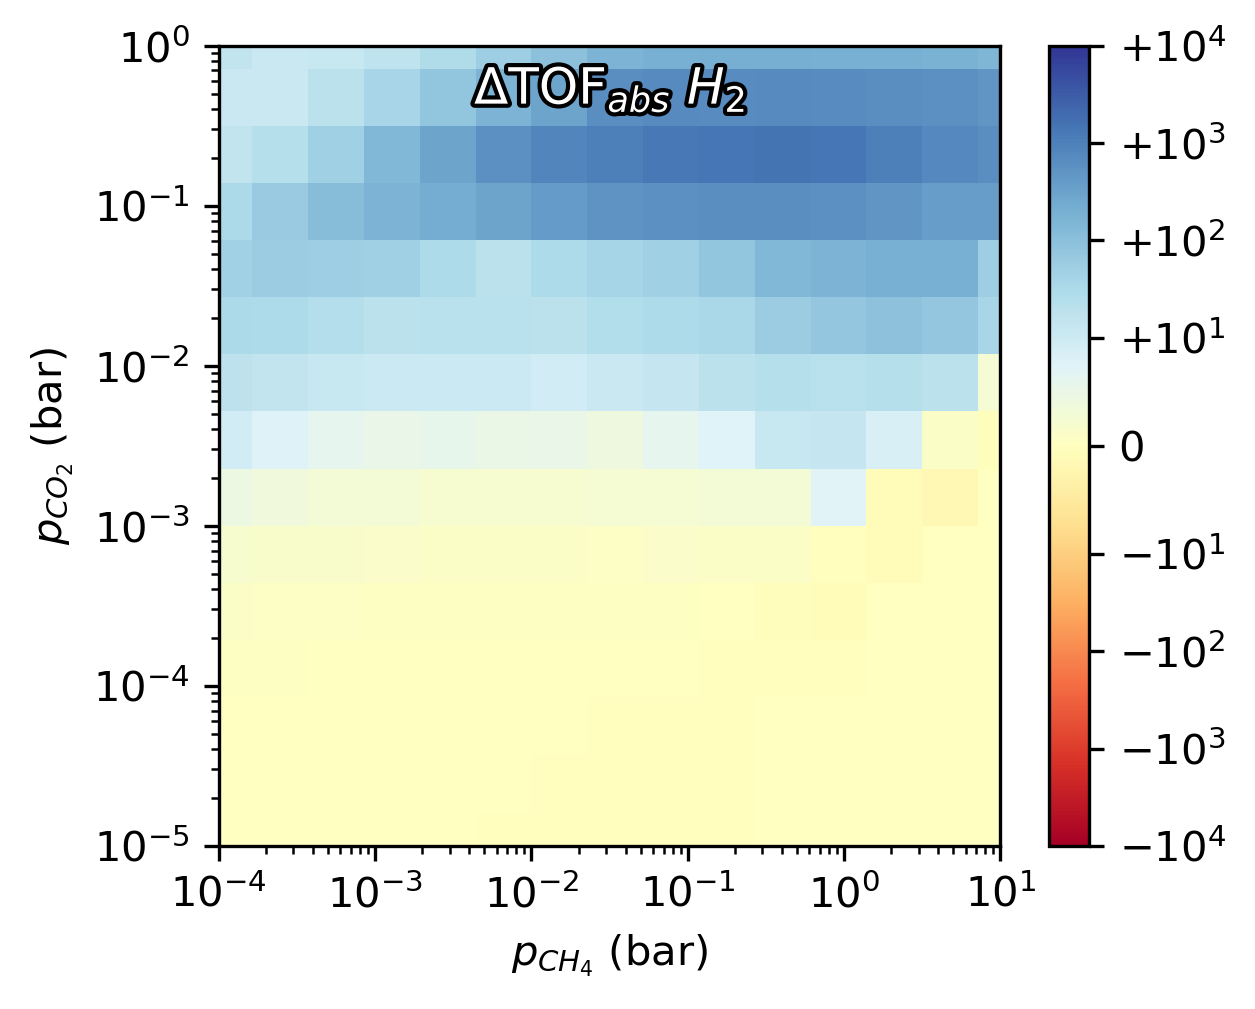

Recreate this plot in Python.
import numpy as np
import matplotlib.pyplot as plt
from zacrostools.heatmaps.dtof import plot_dtof

fig, axs = plt.subplots(1, figsize=(4.3, 3.5))
plot_dtof(
    ax=axs,
    scan_path='simulation_results',
    scan_path_ref='simulation_results_reference',
    x='pressure_CH4',
    y='pressure_CO2',
    gas_spec='H2',
    difference_type='absolute',
    min_molec=0,
    analysis_range=[50, 100],
    range_type='time',
    levels=np.logspace(-1, 4, num=11),
    auto_title=True,
    show_points=False,
    show_colorbar=True
)
plt.tight_layout()
plt.savefig('dtof_heatmap.png', dpi=300, bbox_inches='tight', transparent=False)
plt.show()
